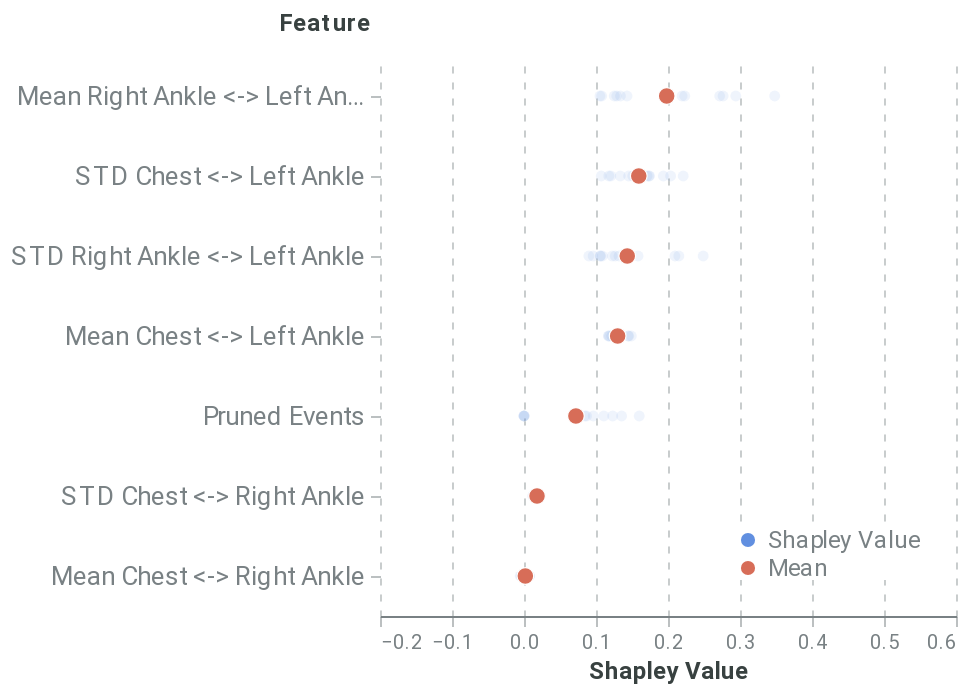

The code cell stored with this chart in its notebook:
### Markdown cell above
##### Global feature-level

### Code cell
feature_dict = {'path': 'outputs/feature_all.csv', 'rs': 42, 'nsamples': 32000, 'feature_names': model_features, 'plot_features': plot_feats, }
feat_data = feat_explain_all(f_hs, pos_dataset, sequence_id_feat, average_event, feature_dict, prun_indexes, model_features, time_feat)
feat_global_plot = plot_global_feat(feat_data, **feature_dict)
feat_global_plot

### Figure 1 — Vega-Lite specification as saved in the notebook (floating-point values rounded to 4 significant figures)
{"config": {"axis": {"domain": true, "domainColor": "#798184", "grid": false, "gridColor": "#798184", "gridOpacity": 0.5, "gridDash": [3, 5], "gridWidth": 0.8, "gridCap": "round", "labelPadding": 3, "labelFont": "Roboto", "labelColor": "#798184", "tickSize": 5, "tickColor": "#798184", "tickOpacity": 0.5, "titleColor": "#384140", "titleFont": "Roboto", "titleFontSize": 12}, "axisBand": {"domain": true, "ticks": false, "labelPadding": 7}, "axisY": {"domain": false, "titleAlign": "left", "titleAngle": 0, "titleX": -20, "titleY": -10}, "legend": {"labelColor": "#798184", "labelFontSize": 12, "symbolSize": 40, "titleColor": "#384140", "titleFontSize": 12, "titlePadding": 10, "titleFont": "Roboto", "labelFont": "Roboto"}, "line": {"stroke": "#618FE0", "strokeWidth": 2}, "rule": {"stroke": "#798184"}, "path": {"stroke": "#618FE0", "strokeWidth": 0.5}, "rect": {"fill": "#618FE0"}, "point": {"filled": true, "shape": "circle"}, "shape": {"stroke": "#618FE0"}, "bar": {"fill": "#618FE0", "stroke": null}, "text": {"font": "Roboto", "color": "#384140", "fontSize": 12}, "arc": {"stroke": "#fff", "strokeWidth": 1}, "range": {"category": ["#618FE0", "#50D0B0", "#E17560", "#E8B474", "#D889C4", "#34A3BC", "#A583A4"], "ramp": ["#001854", "#002f72", "#04478e", "#1e5fab", "#4477c5", "#6290e1", "#7ea9fd", "#9ec7ff", "#bde4ff"], "heatmap": ["#001854", "#002f72", "#04478e", "#1e5fab", "#4477c5", "#6290e1", "#7ea9fd", "#9ec7ff", "#bde4ff"], "diverging": ["#003b26", "#006b52", "#1aa082", "#55d5b5", "#f5f5f5", "#ffaa92", "#d16f5b", "#9e392c", "#650200"]}, "title": {"anchor": "start", "fontSize": 20, "color": "#384140", "fontWeight": "bold", "offset": 20, "font": "Roboto", "subtitleColor": "#384140", "subtitleFontSize": 16}, "header": {"labelFontSize": 12, "titleFontSize": 16, "labelColor": "#384140", "titleColor": "#384140", "titleFont": "Roboto", "labelFont": "Roboto"}, "group": {"fill": "white"}, "background": "white", "view": {"stroke": "transparent", "continuousHeight": 300, "continuousWidth": 400}}, "data": {"name": "data-38dd2834ef90402128859dabe863858a"}, "mark": {"type": "point", "stroke": "white", "strokeWidth": 0.6}, "encoding": {"color": {"type": "nominal", "field": "type", "legend": {"fillColor": "white", "orient": "bottom-right", "symbolSize": 50, "symbolStrokeWidth": 0, "title": null}, "scale": {"domain": ["Shapley Value", "Mean"], "range": ["#618FE0", "#d76d58"]}}, "opacity": {"condition": {"value": 1.0, "test": "(datum.type === 'Mean')"}, "value": 0.1}, "size": {"condition": {"value": 70, "test": "(datum.type === 'Mean')"}, "value": 30}, "x": {"type": "quantitative", "axis": {"grid": true, "title": "Shapley Value"}, "field": "Shapley Value", "scale": {"domain": [-0.2, 0.6]}}, "y": {"type": "ordinal", "axis": {"labelFontSize": 13, "titleX": -51}, "field": "Feature", "sort": ["Mean Right Ankle <-> Left Ankle", "STD Chest <-> Left Ankle", "STD Right Ankle <-> Left Ankle", "Mean Chest <-> Left Ankle", "Pruned Events", "STD Chest <-> Right Ankle", "Mean Chest <-> Right Ankle"]}}, "height": 280, "width": 288, "$schema": "https://vega.github.io/schema/vega-lite/v4.8.1.json", "datasets": {"data-38dd2834ef90402128859dabe863858a": [{"Shapley Value": -0.002359, "Feature": "Mean Chest <-> Right Ankle", "type": "Shapley Value"}, {"Shapley Value": 0.01202, "Feature": "STD Chest <-> Right Ankle", "type": "Shapley Value"}, {"Shapley Value": 0.1491, "Feature": "Mean Chest <-> Left Ankle", "type": "Shapley Value"}, {"Shapley Value": 0.2211, "Feature": "STD Chest <-> Left Ankle", "type": "Shapley Value"}, {"Shapley Value": 0.2765, "Feature": "Mean Right Ankle <-> Left Ankle", "type": "Shapley Value"}, {"Shapley Value": 0.1584, "Feature": "STD Right Ankle <-> Left Ankle", "type": "Shapley Value"}, {"Shapley Value": -5.411e-10, "Feature": "Pruned Events", "type": "Shapley Value"}, {"Shapley Value": -0.001496, "Feature": "Mean Chest <-> Right Ankle", "type": "Shapley Value"}, {"Shapley Value": 0.01713, "Feature": "STD Chest <-> Right Ankle", "type": "Shapley Value"}, {"Shapley Value": 0.1273, "Feature": "Mean Chest <-> Left Ankle", "type": "Shapley Value"}, {"Shapley Value": 0.1936, "Feature": "STD Chest <-> Left Ankle", "type": "Shapley Value"}, {"Shapley Value": 0.2233, "Feature": "Mean Right Ankle <-> Left Ankle", "type": "Shapley Value"}, {"Shapley Value": 0.1319, "Feature": "STD Right Ankle <-> Left Ankle", "type": "Shapley Value"}, {"Shapley Value": 0.1231, "Feature": "Pruned Events", "type": "Shapley Value"}, {"Shapley Value": -0.001119, "Feature": "Mean Chest <-> Right Ankle", "type": "Shapley Value"}, {"Shapley Value": 0.01862, "Feature": "STD Chest <-> Right Ankle", "type": "Shapley Value"}, {"Shapley Value": 0.1175, "Feature": "Mean Chest <-> Left Ankle", "type": "Shapley Value"}, {"Shapley Value": 0.1734, "Feature": "STD Chest <-> Left Ankle", "type": "Shapley Value"}, {"Shapley Value": 0.2196, "Feature": "Mean Right Ankle <-> Left Ankle", "type": "Shapley Value"}, {"Shapley Value": 0.1267, "Feature": "STD Right Ankle <-> Left Ankle", "type": "Shapley Value"}, {"Shapley Value": 0.1601, "Feature": "Pruned Events", "type": "Shapley Value"}, {"Shapley Value": 0.006834, "Feature": "Mean Chest <-> Right Ankle", "type": "Shapley Value"}, {"Shapley Value": 0.01794, "Feature": "STD Chest <-> Right Ankle", "type": "Shapley Value"}, {"Shapley Value": 0.1321, "Feature": "Mean Chest <-> Left Ankle", "type": "Shapley Value"}, {"Shapley Value": 0.1511, "Feature": "STD Chest <-> Left Ankle", "type": "Shapley Value"}, {"Shapley Value": 0.3482, "Feature": "Mean Right Ankle <-> Left Ankle", "type": "Shapley Value"}, {"Shapley Value": 0.1225, "Feature": "STD Right Ankle <-> Left Ankle", "type": "Shapley Value"}, {"Shapley Value": -1.419e-10, "Feature": "Pruned Events", "type": "Shapley Value"}, {"Shapley Value": 0.007585, "Feature": "Mean Chest <-> Right Ankle", "type": "Shapley Value"}, {"Shapley Value": 0.02075, "Feature": "STD Chest <-> Right Ankle", "type": "Shapley Value"}, {"Shapley Value": 0.1173, "Feature": "Mean Chest <-> Left Ankle", "type": "Shapley Value"}, {"Shapley Value": 0.1336, "Feature": "STD Chest <-> Left Ankle", "type": "Shapley Value"}, {"Shapley Value": 0.2941, "Feature": "Mean Right Ankle <-> Left Ankle", "type": "Shapley Value"}, {"Shapley Value": 0.109, "Feature": "STD Right Ankle <-> Left Ankle", "type": "Shapley Value"}, {"Shapley Value": 0.0962, "Feature": "Pruned Events", "type": "Shapley Value"}, {"Shapley Value": 0.007425, "Feature": "Mean Chest <-> Right Ankle", "type": "Shapley Value"}, {"Shapley Value": 0.02097, "Feature": "STD Chest <-> Right Ankle", "type": "Shapley Value"}, {"Shapley Value": 0.1188, "Feature": "Mean Chest <-> Left Ankle", "type": "Shapley Value"}, {"Shapley Value": 0.1179, "Feature": "STD Chest <-> Left Ankle", "type": "Shapley Value"}, {"Shapley Value": 0.2718, "Feature": "Mean Right Ankle <-> Left Ankle", "type": "Shapley Value"}, {"Shapley Value": 0.1062, "Feature": "STD Right Ankle <-> Left Ankle", "type": "Shapley Value"}, {"Shapley Value": 0.1355, "Feature": "Pruned Events", "type": "Shapley Value"}, {"Shapley Value": -0.005228, "Feature": "Mean Chest <-> Right Ankle", "type": "Shapley Value"}, {"Shapley Value": 0.0127, "Feature": "STD Chest <-> Right Ankle", "type": "Shapley Value"}, {"Shapley Value": 0.1455, "Feature": "Mean Chest <-> Left Ankle", "type": "Shapley Value"}, {"Shapley Value": 0.2036, "Feature": "STD Chest <-> Left Ankle", "type": "Shapley Value"}, {"Shapley Value": 0.1254, "Feature": "Mean Right Ankle <-> Left Ankle", "type": "Shapley Value"}, {"Shapley Value": 0.1061, "Feature": "STD Right Ankle <-> Left Ankle", "type": "Shapley Value"}, {"Shapley Value": 3.548e-10, "Feature": "Pruned Events", "type": "Shapley Value"}, {"Shapley Value": -0.003732, "Feature": "Mean Chest <-> Right Ankle", "type": "Shapley Value"}, {"Shapley Value": 0.01634, "Feature": "STD Chest <-> Right Ankle", "type": "Shapley Value"}, {"Shapley Value": 0.1294, "Feature": "Mean Chest <-> Left Ankle", "type": "Shapley Value"}, {"Shapley Value": 0.1743, "Feature": "STD Chest <-> Left Ankle", "type": "Shapley Value"}, {"Shapley Value": 0.1078, "Feature": "Mean Right Ankle <-> Left Ankle", "type": "Shapley Value"}, {"Shapley Value": 0.09607, "Feature": "STD Right Ankle <-> Left Ankle", "type": "Shapley Value"}, {"Shapley Value": 0.06787, "Feature": "Pruned Events", "type": "Shapley Value"}, {"Shapley Value": -0.004015, "Feature": "Mean Chest <-> Right Ankle", "type": "Shapley Value"}, {"Shapley Value": 0.01673, "Feature": "STD Chest <-> Right Ankle", "type": "Shapley Value"}, {"Shapley Value": 0.1216, "Feature": "Mean Chest <-> Left Ankle", "type": "Shapley Value"}, {"Shapley Value": 0.1711, "Feature": "STD Chest <-> Left Ankle", "type": "Shapley Value"}, {"Shapley Value": 0.1055, "Feature": "Mean Right Ankle <-> Left Ankle", "type": "Shapley Value"}, {"Shapley Value": 0.09012, "Feature": "STD Right Ankle <-> Left Ankle", "type": "Shapley Value"}, {"Shapley Value": 0.08694, "Feature": "Pruned Events", "type": "Shapley Value"}, {"Shapley Value": 0.007228, "Feature": "Mean Chest <-> Right Ankle", "type": "Shapley Value"}, {"Shapley Value": 0.02157, "Feature": "STD Chest <-> Right Ankle", "type": "Shapley Value"}, {"Shapley Value": 0.1448, "Feature": "Mean Chest <-> Left Ankle", "type": "Shapley Value"}, {"Shapley Value": 0.1453, "Feature": "STD Chest <-> Left Ankle", "type": "Shapley Value"}, {"Shapley Value": 0.143, "Feature": "Mean Right Ankle <-> Left Ankle", "type": "Shapley Value"}, {"Shapley Value": 0.2489, "Feature": "STD Right Ankle <-> Left Ankle", "type": "Shapley Value"}, {"Shapley Value": -8.196e-09, "Feature": "Pruned Events", "type": "Shapley Value"}, {"Shapley Value": 0.006059, "Feature": "Mean Chest <-> Right Ankle", "type": "Shapley Value"}, {"Shapley Value": 0.02101, "Feature": "STD Chest <-> Right Ankle", "type": "Shapley Value"}, {"Shapley Value": 0.1295, "Feature": "Mean Chest <-> Left Ankle", "type": "Shapley Value"}, {"Shapley Value": 0.1206, "Feature": "STD Chest <-> Left Ankle", "type": "Shapley Value"}, {"Shapley Value": 0.134, "Feature": "Mean Right Ankle <-> Left Ankle", "type": "Shapley Value"}, {"Shapley Value": 0.2151, "Feature": "STD Right Ankle <-> Left Ankle", "type": "Shapley Value"}, {"Shapley Value": 0.08457, "Feature": "Pruned Events", "type": "Shapley Value"}, {"Shapley Value": 0.005215, "Feature": "Mean Chest <-> Right Ankle", "type": "Shapley Value"}, {"Shapley Value": 0.02108, "Feature": "STD Chest <-> Right Ankle", "type": "Shapley Value"}, {"Shapley Value": 0.1278, "Feature": "Mean Chest <-> Left Ankle", "type": "Shapley Value"}, {"Shapley Value": 0.1074, "Feature": "STD Chest <-> Left Ankle", "type": "Shapley Value"}, {"Shapley Value": 0.1288, "Feature": "Mean Right Ankle <-> Left Ankle", "type": "Shapley Value"}, {"Shapley Value": 0.2097, "Feature": "STD Right Ankle <-> Left Ankle", "type": "Shapley Value"}, {"Shapley Value": 0.1109, "Feature": "Pruned Events", "type": "Shapley Value"}, {"Shapley Value": 0.0721, "Feature": "Pruned Events", "type": "Mean"}, {"Shapley Value": 0.001867, "Feature": "Mean Chest <-> Right Ankle", "type": "Mean"}, {"Shapley Value": 0.1301, "Feature": "Mean Chest <-> Left Ankle", "type": "Mean"}, {"Shapley Value": 0.1982, "Feature": "Mean Right Ankle <-> Left Ankle", "type": "Mean"}, {"Shapley Value": 0.01807, "Feature": "STD Chest <-> Right Ankle", "type": "Mean"}, {"Shapley Value": 0.1594, "Feature": "STD Chest <-> Left Ankle", "type": "Mean"}, {"Shapley Value": 0.1434, "Feature": "STD Right Ankle <-> Left Ankle", "type": "Mean"}]}}
